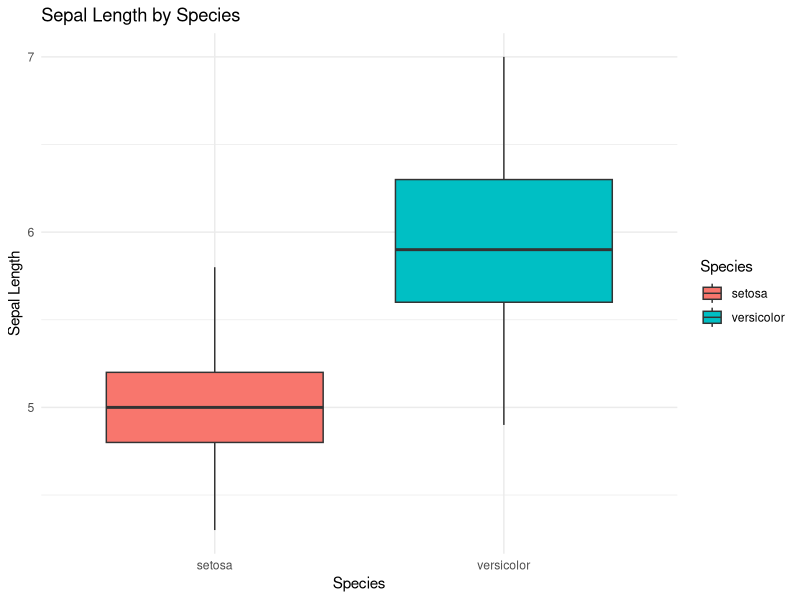
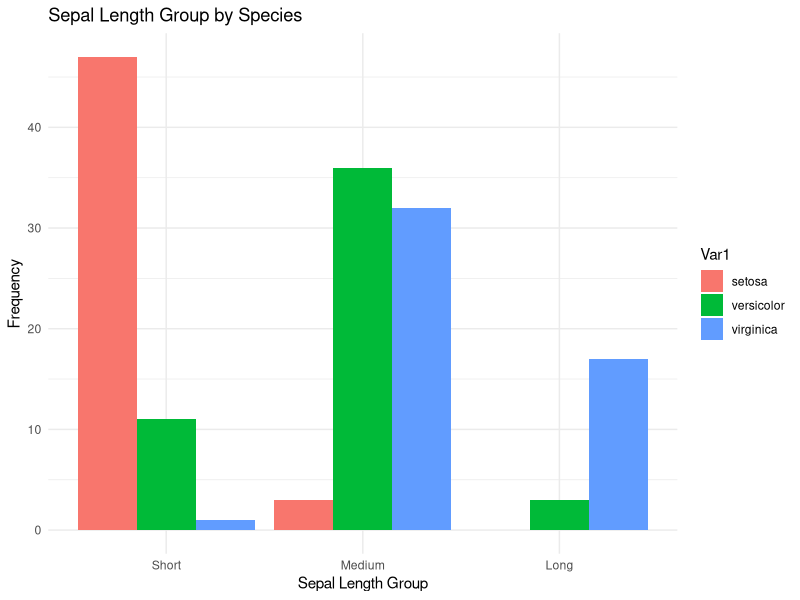

Reproduce these figures in R, in order.
library(ggplot2)
library(reshape2)


# 1. Load the iris dataset
data(iris)
head(iris)  # View the first few rows
summary(iris)  # Summary of the dataset

# 2. Basics of Hypothesis Testing (no specific code)

# 3. t-Test
# 3.1 One-sample t-test
# Test if the mean Sepal.Length is significantly different from 5.8
t.test(iris$Sepal.Length, mu = 5.8)

# 3.2 Independent t-test
# Compare Sepal.Length between "setosa" and "versicolor"
iris_subset <- subset(iris, Species %in% c("setosa", "versicolor"))
t.test(Sepal.Length ~ Species, data = iris_subset)

# 3.3 Paired t-test
# Compare Sepal.Length and Petal.Length within the same species ("setosa")
setosa_data <- subset(iris, Species == "setosa")
t.test(setosa_data$Sepal.Length, setosa_data$Petal.Length, paired = TRUE)

# 4. Chi-squared Test
# Test for Independence
# Discretize Sepal.Length into categories
iris$Sepal.Length.Group <- cut(iris$Sepal.Length, breaks = 3, labels = c("Short", "Medium", "Long"))
# Create a contingency table
contingency_table <- table(iris$Species, iris$Sepal.Length.Group)
print(contingency_table)
# Perform chi-squared test
chisq.test(contingency_table)

# 5. Visualizing Results
# 5.1 Boxplot for t-tests
# Visualize Sepal.Length by Species
ggplot(iris_subset, aes(x = Species, y = Sepal.Length, fill = Species)) +
  geom_boxplot() +
  labs(title = "Sepal Length by Species", x = "Species", y = "Sepal Length") +
  theme_minimal()

# 5.2 Bar Plot for Chi-squared Test
# Melt contingency table for plotting
contingency_melted <- melt(as.table(contingency_table))
ggplot(contingency_melted, aes(x = Var2, y = value, fill = Var1)) +
  geom_bar(stat = "identity", position = "dodge") +
  labs(title = "Sepal Length Group by Species", x = "Sepal Length Group", y = "Frequency") +
  theme_minimal()

# 6. Reporting Results (no specific code)

# 7. Practice Exercises
# 7.1 One-sample t-test
# Test if the mean Petal.Length is significantly different from 3
t.test(iris$Petal.Length, mu = 3)

# 7.2 Independent t-test
# Compare Petal.Width between "virginica" and "versicolor"
iris_subset <- subset(iris, Species %in% c("virginica", "versicolor"))
t.test(Petal.Width ~ Species, data = iris_subset)

# 7.3 Chi-squared Test
# Discretize Petal.Length into categories
iris$Petal.Length.Group <- cut(iris$Petal.Length, breaks = 3, labels = c("Short", "Medium", "Long"))
# Create a contingency table
contingency_table2 <- table(iris$Species, iris$Petal.Length.Group)
print(contingency_table2)
# Perform chi-squared test
chisq.test(contingency_table2)

# 8. Export to HTML (handled in R Markdown, no specific R code here)
